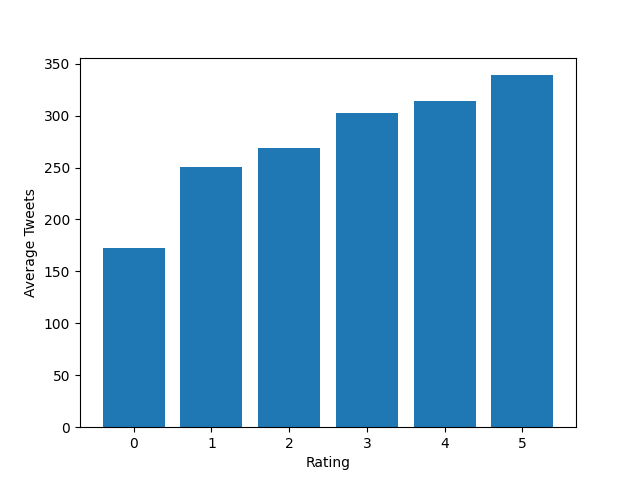

Generate this figure with Python:
import json
import matplotlib.pyplot as plt
def task5():
    # Opening JSON file
    f = open(r'C:\Users\bbb\Desktop\proj1\course\data\a1\reviews\HealthStory.json')
    data=json.load(f)
    rating_group={}
    for i in data:
        if i['rating'] in rating_group:
            rating_group[i['rating']].append(i['news_id'])
        else:
            rating_group[i['rating']]=[i['news_id']]
    f2=open(r'C:\Users\bbb\Desktop\proj1\course\data\a1\engagements\HealthStory.json')
    data2=json.load(f2)
    no_of_tweets=[0]*6
    for j in rating_group:
        for x in rating_group[j]:
            no_of_tweets[j]+=len((data2[x])['tweets'])
            no_of_tweets[j]+=len((data2[x])['retweets'])
    average=[0]*6
    for k in rating_group:
        average[k]=no_of_tweets[k]/len(rating_group[k])
    # print(average)
    rating=[0,1,2,3,4,5]
    plt.xlabel("Rating")
    plt.ylabel("Average Tweets")
    # Plotting barchart
    plt.bar(rating,average)
    
    # Saving the figure.
    plt.savefig("task5.png")
    return
